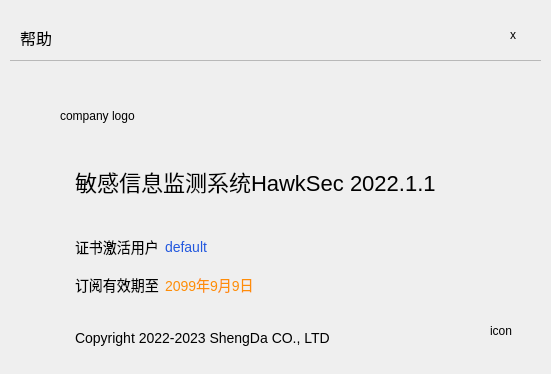
<?xml version="1.0" encoding="UTF-8"?>
<ui version="4.0">
 <class>Form</class>
 <widget class="QWidget" name="Form">
  <property name="geometry">
   <rect>
    <x>0</x>
    <y>0</y>
    <width>551</width>
    <height>374</height>
   </rect>
  </property>
  <property name="windowTitle">
   <string>Form</string>
  </property>
  <widget class="QWidget" name="centralWidget" native="true">
   <property name="geometry">
    <rect>
     <x>10</x>
     <y>10</y>
     <width>531</width>
     <height>351</height>
    </rect>
   </property>
   <widget class="QLabel" name="label_7">
    <property name="geometry">
     <rect>
      <x>65</x>
      <y>150</y>
      <width>381</width>
      <height>42</height>
     </rect>
    </property>
    <property name="styleSheet">
     <string notr="true">font-size: 22px;</string>
    </property>
    <property name="text">
     <string>敏感信息监测系统HawkSec 2022.1.1</string>
    </property>
   </widget>
   <widget class="QFrame" name="titleFrame">
    <property name="geometry">
     <rect>
      <x>-20</x>
      <y>-10</y>
      <width>561</width>
      <height>61</height>
     </rect>
    </property>
    <property name="frameShape">
     <enum>QFrame::StyledPanel</enum>
    </property>
    <property name="frameShadow">
     <enum>QFrame::Raised</enum>
    </property>
    <widget class="QLabel" name="label_3">
     <property name="geometry">
      <rect>
       <x>30</x>
       <y>30</y>
       <width>51</width>
       <height>16</height>
      </rect>
     </property>
     <property name="styleSheet">
      <string notr="true">font-size: 16px;</string>
     </property>
     <property name="text">
      <string>帮助</string>
     </property>
    </widget>
    <widget class="QLabel" name="closeBtnLabel">
     <property name="geometry">
      <rect>
       <x>520</x>
       <y>30</y>
       <width>10</width>
       <height>10</height>
      </rect>
     </property>
     <property name="maximumSize">
      <size>
       <width>10</width>
       <height>10</height>
      </size>
     </property>
     <property name="text">
      <string>x</string>
     </property>
    </widget>
   </widget>
   <widget class="QLabel" name="appIconLabel">
    <property name="geometry">
     <rect>
      <x>480</x>
      <y>300</y>
      <width>40</width>
      <height>41</height>
     </rect>
    </property>
    <property name="minimumSize">
     <size>
      <width>40</width>
      <height>40</height>
     </size>
    </property>
    <property name="text">
     <string>icon</string>
    </property>
   </widget>
   <widget class="QLabel" name="label_2">
    <property name="geometry">
     <rect>
      <x>65</x>
      <y>320</y>
      <width>281</width>
      <height>16</height>
     </rect>
    </property>
    <property name="styleSheet">
     <string notr="true">font-size: 14px;</string>
    </property>
    <property name="text">
     <string>Copyright 2022-2023 ShengDa CO., LTD</string>
    </property>
   </widget>
   <widget class="QWidget" name="layoutWidget">
    <property name="geometry">
     <rect>
      <x>65</x>
      <y>220</y>
      <width>251</width>
      <height>71</height>
     </rect>
    </property>
    <layout class="QGridLayout" name="gridLayout" rowstretch="0,0" columnstretch="1,2">
     <item row="1" column="1">
      <widget class="QLabel" name="endDateLabel">
       <property name="styleSheet">
        <string notr="true">font-size: 14px; color:#FE8D08</string>
       </property>
       <property name="text">
        <string>2099年9月9日</string>
       </property>
      </widget>
     </item>
     <item row="1" column="0">
      <widget class="QLabel" name="label_4">
       <property name="styleSheet">
        <string notr="true">font-size: 14px;</string>
       </property>
       <property name="text">
        <string>订阅有效期至</string>
       </property>
      </widget>
     </item>
     <item row="0" column="0">
      <widget class="QLabel" name="label_1">
       <property name="styleSheet">
        <string notr="true">font-size: 14px;</string>
       </property>
       <property name="text">
        <string>证书激活用户</string>
       </property>
      </widget>
     </item>
     <item row="0" column="1">
      <widget class="QLabel" name="activeUserLabel">
       <property name="styleSheet">
        <string notr="true">font-size: 14px; color: #2358DE;</string>
       </property>
       <property name="text">
        <string>default</string>
       </property>
      </widget>
     </item>
    </layout>
   </widget>
   <widget class="QLabel" name="companyLogoLabel">
    <property name="geometry">
     <rect>
      <x>50</x>
      <y>50</y>
      <width>331</width>
      <height>111</height>
     </rect>
    </property>
    <property name="text">
     <string>company logo</string>
    </property>
   </widget>
  </widget>
 </widget>
 <resources/>
 <connections/>
</ui>
